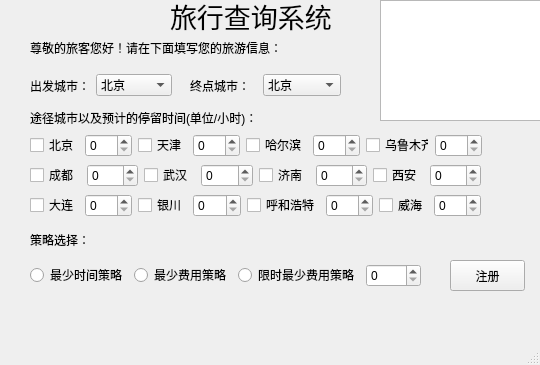
<?xml version="1.0" encoding="UTF-8"?>
<ui version="4.0">
 <class>newCustomer</class>
 <widget class="QMainWindow" name="newCustomer">
  <property name="geometry">
   <rect>
    <x>0</x>
    <y>0</y>
    <width>540</width>
    <height>365</height>
   </rect>
  </property>
  <property name="windowTitle">
   <string>MainWindow</string>
  </property>
  <widget class="QWidget" name="centralwidget">
   <widget class="QWidget" name="horizontalLayoutWidget">
    <property name="geometry">
     <rect>
      <x>30</x>
      <y>260</y>
      <width>391</width>
      <height>31</height>
     </rect>
    </property>
    <layout class="QHBoxLayout" name="Strategy_frame">
     <item>
      <widget class="QRadioButton" name="leastTime_Fee_Strategy">
       <property name="text">
        <string>最少时间策略</string>
       </property>
      </widget>
     </item>
     <item>
      <widget class="QRadioButton" name="leastFee_Strategy">
       <property name="text">
        <string>最少费用策略</string>
       </property>
      </widget>
     </item>
     <item>
      <widget class="QRadioButton" name="leastTime_Strategy">
       <property name="text">
        <string>限时最少费用策略</string>
       </property>
      </widget>
     </item>
     <item>
      <widget class="QSpinBox" name="limited_Time">
       <property name="maximum">
        <number>240</number>
       </property>
       <property name="singleStep">
        <number>5</number>
       </property>
      </widget>
     </item>
    </layout>
   </widget>
   <widget class="QLabel" name="strategy_label">
    <property name="geometry">
     <rect>
      <x>30</x>
      <y>230</y>
      <width>71</width>
      <height>20</height>
     </rect>
    </property>
    <property name="text">
     <string>策略选择：</string>
    </property>
   </widget>
   <widget class="QPushButton" name="createCustomer_Button">
    <property name="geometry">
     <rect>
      <x>450</x>
      <y>260</y>
      <width>75</width>
      <height>31</height>
     </rect>
    </property>
    <property name="text">
     <string>注册</string>
    </property>
   </widget>
   <widget class="QWidget" name="horizontalLayoutWidget_2">
    <property name="geometry">
     <rect>
      <x>30</x>
      <y>190</y>
      <width>451</width>
      <height>31</height>
     </rect>
    </property>
    <layout class="QHBoxLayout" name="passCities_third">
     <item>
      <widget class="QCheckBox" name="Dalian_Button">
       <property name="text">
        <string>大连</string>
       </property>
      </widget>
     </item>
     <item>
      <widget class="QSpinBox" name="Dalian_Time">
       <property name="maximum">
        <number>240</number>
       </property>
       <property name="singleStep">
        <number>2</number>
       </property>
      </widget>
     </item>
     <item>
      <widget class="QCheckBox" name="Yinchuan_Button">
       <property name="text">
        <string>银川</string>
       </property>
      </widget>
     </item>
     <item>
      <widget class="QSpinBox" name="Yinchuan_Time">
       <property name="maximum">
        <number>240</number>
       </property>
       <property name="singleStep">
        <number>2</number>
       </property>
      </widget>
     </item>
     <item>
      <widget class="QCheckBox" name="HuheHaoTe_Button">
       <property name="text">
        <string>呼和浩特</string>
       </property>
      </widget>
     </item>
     <item>
      <widget class="QSpinBox" name="HuheHaoTe_Time">
       <property name="maximum">
        <number>240</number>
       </property>
       <property name="singleStep">
        <number>2</number>
       </property>
      </widget>
     </item>
     <item>
      <widget class="QCheckBox" name="WeiHai_Button">
       <property name="text">
        <string>威海</string>
       </property>
      </widget>
     </item>
     <item>
      <widget class="QSpinBox" name="WeiHai_Time">
       <property name="maximum">
        <number>240</number>
       </property>
       <property name="singleStep">
        <number>2</number>
       </property>
      </widget>
     </item>
    </layout>
   </widget>
   <widget class="QWidget" name="horizontalLayoutWidget_4">
    <property name="geometry">
     <rect>
      <x>30</x>
      <y>70</y>
      <width>142</width>
      <height>31</height>
     </rect>
    </property>
    <layout class="QHBoxLayout" name="startCity_select">
     <item>
      <widget class="QLabel" name="startCity_label">
       <property name="text">
        <string>出发城市：</string>
       </property>
      </widget>
     </item>
     <item>
      <widget class="QComboBox" name="start_City">
       <item>
        <property name="text">
         <string>北京</string>
        </property>
       </item>
       <item>
        <property name="text">
         <string>天津</string>
        </property>
       </item>
       <item>
        <property name="text">
         <string>哈尔滨</string>
        </property>
       </item>
       <item>
        <property name="text">
         <string>大连</string>
        </property>
       </item>
       <item>
        <property name="text">
         <string>乌鲁木齐</string>
        </property>
       </item>
       <item>
        <property name="text">
         <string>银川</string>
        </property>
       </item>
       <item>
        <property name="text">
         <string>呼和浩特</string>
        </property>
       </item>
       <item>
        <property name="text">
         <string>威海</string>
        </property>
       </item>
       <item>
        <property name="text">
         <string>成都</string>
        </property>
       </item>
       <item>
        <property name="text">
         <string>济南</string>
        </property>
       </item>
       <item>
        <property name="text">
         <string>武汉</string>
        </property>
       </item>
       <item>
        <property name="text">
         <string>西安</string>
        </property>
       </item>
      </widget>
     </item>
    </layout>
   </widget>
   <widget class="QWidget" name="horizontalLayoutWidget_5">
    <property name="geometry">
     <rect>
      <x>190</x>
      <y>70</y>
      <width>151</width>
      <height>31</height>
     </rect>
    </property>
    <layout class="QHBoxLayout" name="endCity_select">
     <item>
      <widget class="QLabel" name="endCity_label">
       <property name="text">
        <string>终点城市：</string>
       </property>
      </widget>
     </item>
     <item>
      <widget class="QComboBox" name="end_City">
       <item>
        <property name="text">
         <string>北京</string>
        </property>
       </item>
       <item>
        <property name="text">
         <string>天津</string>
        </property>
       </item>
       <item>
        <property name="text">
         <string>哈尔滨</string>
        </property>
       </item>
       <item>
        <property name="text">
         <string>大连</string>
        </property>
       </item>
       <item>
        <property name="text">
         <string>乌鲁木齐</string>
        </property>
       </item>
       <item>
        <property name="text">
         <string>银川</string>
        </property>
       </item>
       <item>
        <property name="text">
         <string>呼和浩特</string>
        </property>
       </item>
       <item>
        <property name="text">
         <string>威海</string>
        </property>
       </item>
       <item>
        <property name="text">
         <string>成都</string>
        </property>
       </item>
       <item>
        <property name="text">
         <string>济南</string>
        </property>
       </item>
       <item>
        <property name="text">
         <string>武汉</string>
        </property>
       </item>
       <item>
        <property name="text">
         <string>西安</string>
        </property>
       </item>
      </widget>
     </item>
    </layout>
   </widget>
   <widget class="QLabel" name="passCities_label">
    <property name="geometry">
     <rect>
      <x>30</x>
      <y>110</y>
      <width>241</width>
      <height>16</height>
     </rect>
    </property>
    <property name="text">
     <string>途径城市以及预计的停留时间(单位/小时)：</string>
    </property>
   </widget>
   <widget class="QGraphicsView" name="logoTravel">
    <property name="geometry">
     <rect>
      <x>380</x>
      <y>0</y>
      <width>161</width>
      <height>121</height>
     </rect>
    </property>
   </widget>
   <widget class="QWidget" name="horizontalLayoutWidget_6">
    <property name="geometry">
     <rect>
      <x>30</x>
      <y>130</y>
      <width>452</width>
      <height>31</height>
     </rect>
    </property>
    <layout class="QHBoxLayout" name="passCities_first">
     <item>
      <widget class="QCheckBox" name="Beijing_Button">
       <property name="text">
        <string>北京</string>
       </property>
      </widget>
     </item>
     <item>
      <widget class="QSpinBox" name="Beijing_Time">
       <property name="maximum">
        <number>240</number>
       </property>
       <property name="singleStep">
        <number>2</number>
       </property>
      </widget>
     </item>
     <item>
      <widget class="QCheckBox" name="Tianjin__Button">
       <property name="text">
        <string>天津</string>
       </property>
      </widget>
     </item>
     <item>
      <widget class="QSpinBox" name="Tianjin_Time">
       <property name="maximum">
        <number>240</number>
       </property>
       <property name="singleStep">
        <number>2</number>
       </property>
      </widget>
     </item>
     <item>
      <widget class="QCheckBox" name="HaerBin_Button">
       <property name="text">
        <string>哈尔滨</string>
       </property>
      </widget>
     </item>
     <item>
      <widget class="QSpinBox" name="HaerBin_Time">
       <property name="maximum">
        <number>240</number>
       </property>
       <property name="singleStep">
        <number>2</number>
       </property>
      </widget>
     </item>
     <item>
      <widget class="QCheckBox" name="WuluMuQi_Button">
       <property name="text">
        <string>乌鲁木齐</string>
       </property>
      </widget>
     </item>
     <item>
      <widget class="QSpinBox" name="WuluMuQi_Time">
       <property name="maximum">
        <number>240</number>
       </property>
       <property name="singleStep">
        <number>2</number>
       </property>
      </widget>
     </item>
    </layout>
   </widget>
   <widget class="QWidget" name="horizontalLayoutWidget_7">
    <property name="geometry">
     <rect>
      <x>30</x>
      <y>160</y>
      <width>451</width>
      <height>31</height>
     </rect>
    </property>
    <layout class="QHBoxLayout" name="passCities_second">
     <item>
      <widget class="QCheckBox" name="Chendu_Button">
       <property name="text">
        <string>成都</string>
       </property>
      </widget>
     </item>
     <item>
      <widget class="QSpinBox" name="Chendu_Time">
       <property name="maximum">
        <number>240</number>
       </property>
       <property name="singleStep">
        <number>2</number>
       </property>
      </widget>
     </item>
     <item>
      <widget class="QCheckBox" name="WuHan_Button">
       <property name="text">
        <string>武汉</string>
       </property>
      </widget>
     </item>
     <item>
      <widget class="QSpinBox" name="WuHan_Time">
       <property name="maximum">
        <number>240</number>
       </property>
       <property name="singleStep">
        <number>2</number>
       </property>
      </widget>
     </item>
     <item>
      <widget class="QCheckBox" name="Jinan_Button">
       <property name="text">
        <string>济南</string>
       </property>
      </widget>
     </item>
     <item>
      <widget class="QSpinBox" name="Jinan_Time">
       <property name="maximum">
        <number>240</number>
       </property>
       <property name="singleStep">
        <number>2</number>
       </property>
      </widget>
     </item>
     <item>
      <widget class="QCheckBox" name="Xian_Button">
       <property name="text">
        <string>西安</string>
       </property>
      </widget>
     </item>
     <item>
      <widget class="QSpinBox" name="Xian_Time">
       <property name="maximum">
        <number>240</number>
       </property>
       <property name="singleStep">
        <number>2</number>
       </property>
      </widget>
     </item>
    </layout>
   </widget>
   <widget class="QLabel" name="prompt_label">
    <property name="geometry">
     <rect>
      <x>30</x>
      <y>40</y>
      <width>261</width>
      <height>16</height>
     </rect>
    </property>
    <property name="text">
     <string>尊敬的旅客您好！请在下面填写您的旅游信息：</string>
    </property>
   </widget>
   <widget class="QLabel" name="title_label">
    <property name="geometry">
     <rect>
      <x>170</x>
      <y>0</y>
      <width>161</width>
      <height>31</height>
     </rect>
    </property>
    <property name="font">
     <font>
      <pointsize>20</pointsize>
     </font>
    </property>
    <property name="lineWidth">
     <number>4</number>
    </property>
    <property name="text">
     <string>旅行查询系统</string>
    </property>
    <property name="textFormat">
     <enum>Qt::AutoText</enum>
    </property>
    <property name="wordWrap">
     <bool>false</bool>
    </property>
   </widget>
  </widget>
  <widget class="QMenuBar" name="menubar">
   <property name="geometry">
    <rect>
     <x>0</x>
     <y>0</y>
     <width>540</width>
     <height>21</height>
    </rect>
   </property>
  </widget>
  <widget class="QStatusBar" name="statusbar"/>
 </widget>
 <resources/>
 <connections/>
</ui>
